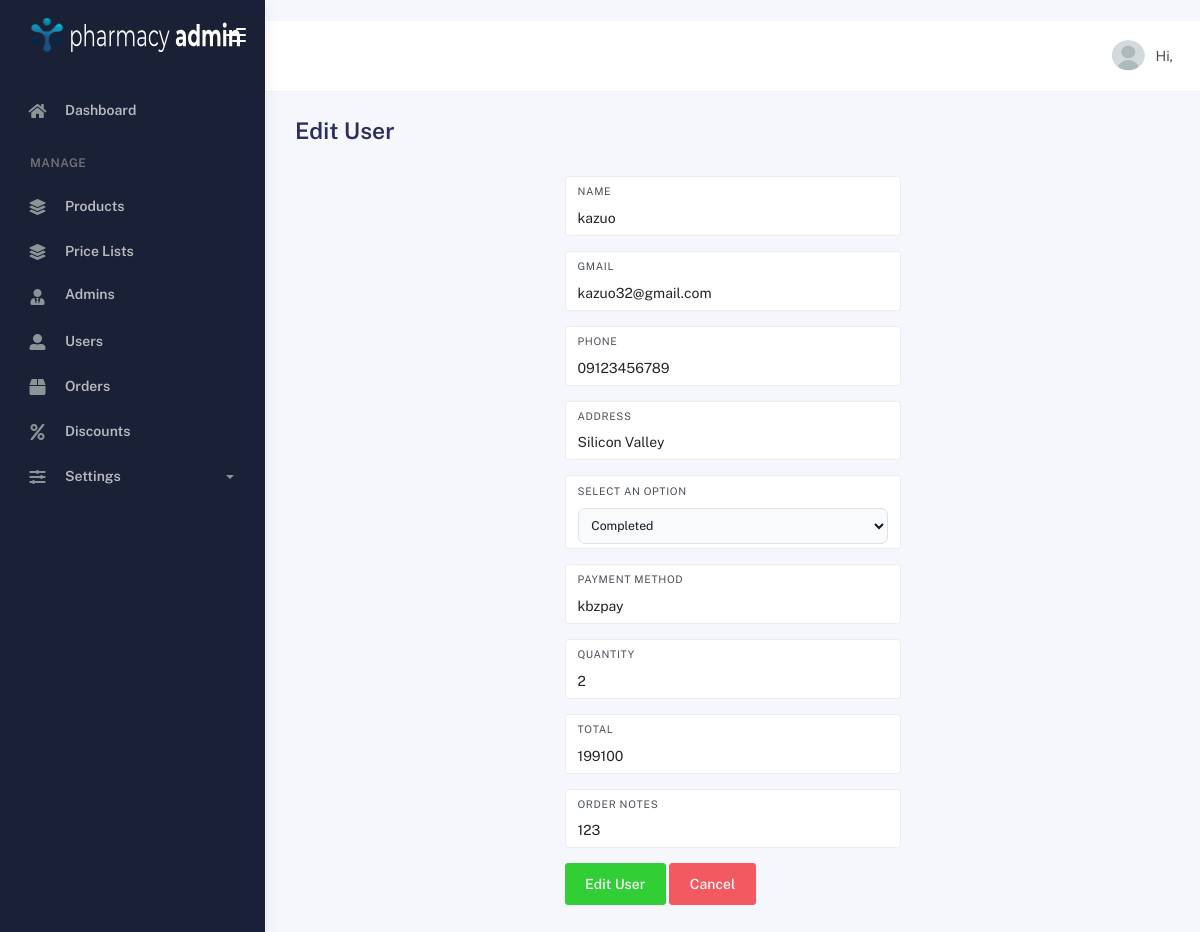
The page /admin/edit_order.php?id=50 on the database its author committed.
### tables this page shows
CREATE TABLE `tbl_order` (
  `id` int(11) NOT NULL,
  `order_number` varchar(800) NOT NULL,
  `quantity` int(255) NOT NULL,
  `total_products` varchar(1000) NOT NULL,
  `total_price` int(255) NOT NULL,
  `order_date` timestamp NOT NULL DEFAULT current_timestamp() ON UPDATE current_timestamp(),
  `order_status` varchar(40) NOT NULL,
  `username` varchar(255) NOT NULL,
  `payment_method` varchar(255) NOT NULL,
  `payment_image` varchar(500) NOT NULL,
  `customer_name` varchar(255) NOT NULL,
  `customer_gmail` varchar(500) NOT NULL,
  `customer_contact` varchar(500) NOT NULL,
  `customer_address` varchar(500) NOT NULL,
  `order_notes` varchar(800) DEFAULT NULL
);

### admin/edit_order.php (the view, shortened to what this page needs)
<?php
include 'config.php';
if (isset($_GET['id'])) {
    $id = $_GET['id'];
}
$sql = "SELECT * FROM tbl_order WHERE id='$id'";
$res = mysqli_query($conn, $sql) or die(mysqli_error($conn));
$rows = mysqli_fetch_assoc($res);
$total = $rows['total_price'];
$quantity = $rows['quantity'];
$order_status = $rows['order_status'];
$payment_method = $rows['payment_method'];
$customer_name = $rows['customer_name'];
$customer_gmail = $rows['customer_gmail'];
$customer_contact = $rows['customer_contact'];
$customer_address = $rows['customer_address'];
$order_notes = $rows['order_notes'];
?>
<!DOCTYPE html>
<html lang="en">
<head>
    <link href="https://cdn.jsdelivr.net/npm/remixicon@3.5.0/fonts/remixicon.css" rel="stylesheet">
    <script src="https://cdn.tailwindcss.com"></script>
    <link href="https://cdn.jsdelivr.net/npm/remixicon@3.5.0/fonts/remixicon.css" rel="stylesheet">
    <link rel="stylesheet" href="css/bootstrap.min.css" />
    <link rel="stylesheet" href="css/plugins.min.css" />
    <link rel="stylesheet" href="css/kaiadmin.min.css" />
    <link rel="stylesheet" href="css/toaster.css">
</head>
<body>
    <div class="wrapper">
        <?php include "partials/sidebar1.php" ?>
        <div class="main-panel">
            <div class="main-header">
                <?php include "partials/main_header.php" ?>
            </div>
            <div class="container">
                <div class="page-inner">
                    <h3 class="fw-bold mb-3">Edit User</h3>
                    <form class="max-w-sm mx-auto mt-8" method="POST" enctype="multipart/form-data">
                        <div class="row">
                            <div class="col-lg-12">
                                <div class="form-group form-group-default">
                                    <label>Name</label>
                                    <input id="addName" name="username" type="text" class="form-control"
                                        placeholder="Username" value="<?php echo $customer_name ?>" />
                                </div>
                            </div>
                            <div class="col-md-12 ">
                                <div class="form-group form-group-default">
                                    <label>Gmail</label>
                                    <input id="addPosition" type="text" class="form-control" name="gmail"
                                        placeholder="Gmail" value="<?php echo $customer_gmail ?>" />
                                </div>
                            </div>
                            <div class="col-md-12 ">
                                <div class="form-group form-group-default">
                                    <label>Phone</label>
                                    <input id="addPosition" type="text" class="form-control" name="phone"
                                        placeholder="Gmail" value="<?php echo $customer_contact ?>" />
                                </div>
                            </div>
                            <div class="col-md-12 ">
                                <div class="form-group form-group-default">
                                    <label>Address</label>
                                    <input id="addPosition" type="text" class="form-control" name="address"
                                        placeholder="address" value="<?php echo $customer_address ?>" />
                                </div>
                            </div>
                            <div class="col-md-12">
                                <div class="form-group form-group-default">
                                    <label for="countries"
                                        class="block mb-2 text-sm font-medium text-gray-900 dark:text-white">Select
                                        an option</label>
                                    <select id="order_status" name="order_status" class="bg-gray-50 border border-gray-300 text-gray-900 text-sm rounded-lg
                                    block w-full p-2.5
                                    ">
                                        <option selected><?php $order_status = isset($order_status) ? $order_status : 'Select Order Status';
                                        echo $order_status; ?></option>
                                    </select>
                                </div>
                            </div>
                            <div class="col-md-12 ">
                                <div class="form-group form-group-default">
                                    <label>Payment Method</label>
                                    <input id="addPosition" type="text" class="form-control" name="payment_method"
                                        placeholder="Payment Method" value="<?php echo $payment_method ?>" />
                                </div>
                            </div>
                            <div class="col-md-12 ">
                                <div class="form-group form-group-default">
                                    <label>Quantity</label>
                                    <input id="addPosition" type="text" class="form-control" name="quantity"
                                        placeholder="Payment Method" value="<?php echo $quantity ?>" />
                                </div>
                            </div>
                            <div class="col-md-12 ">
                                <div class="form-group form-group-default">
                                    <label>Total</label>
                                    <input id="addPosition" type="text" class="form-control" name="total"
                                        placeholder="Payment Method" value="<?php echo $total ?>" />
                                </div>
                            </div>
                            <div class="col-md-12 ">
                                <div class="form-group form-group-default">
                                    <label>Order Notes</label>
                                    <input id="addPosition" type="text" class="form-control" name="order_notes"
                                        placeholder="Payment Method" value="<?php echo $order_notes ?>" />
                                </div>
                            </div>
                        </div>
                        <input type="submit" name="edit_order" id="displayNoti" value="Edit User"
                            class="btn btn-success">
                        <a class="btn btn-danger" href="./manage_orders.php">Cancel</a>
                    </form>
                </div>
            </div>
        </div>
</body>
</html>

### rows shown on the page
tbl_order: username "kazuo", gmail "kazuo32@gmail.com", phone "09123456789", address "Silicon Valley", order_status "Completed", payment_method "kbzpay", quantity "2", total "199100", order_notes "123"
